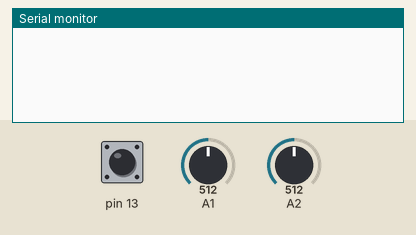
This sketch was run on a simulated Arduino Uno, built with avr-gcc and run on an emulated ATmega328P. Parts: the last lines printed to the serial monitor. The inputs (shaded band) are chosen by the test bench; at power-on: pin 13 HIGH, A1 = 512, A2 = 512.

Above: at 1.2 s.
1.3 s: pin 13 pulled LOW for 0.15 s
At 2.1 s:
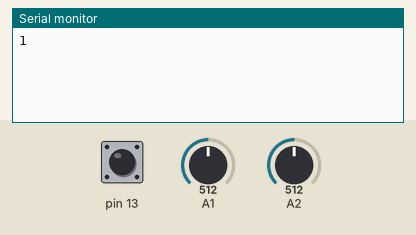
3.8 s: A1 set to 716
At 4.5 s:
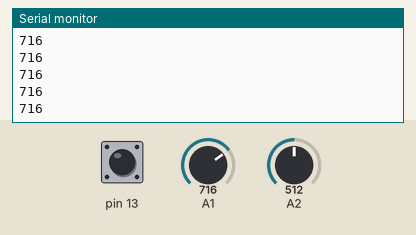
5.3 s: pin 13 pulled LOW for 1 s
At 6.1 s:
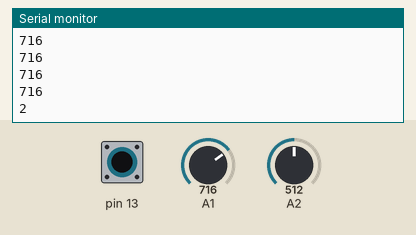
7.8 s: A2 set to 306
At 8.4 s:
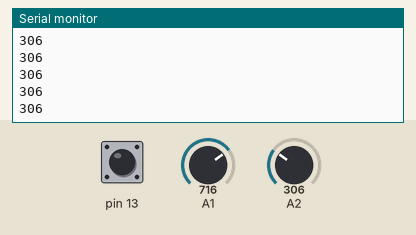
9.3 s: A2 set to 122
At 9.9 s:
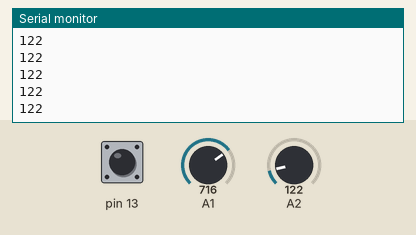
Timing chart, 0 to 11.8 s (numbered marks = the images above; inputs shaded):
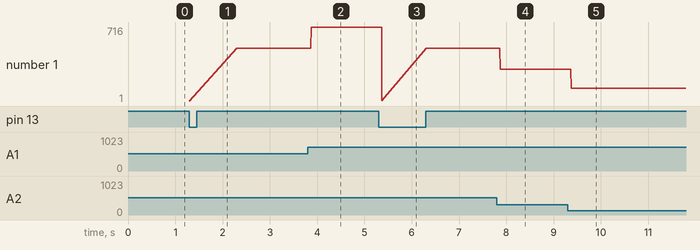

The sketch:

Switchcase_Reostat.ino
```cpp
int a=0;
void setup() {
  Serial.begin(9600);
  pinMode(13,INPUT_PULLUP);
}
//map что это, как 7 сделать
void loop() {
if(digitalRead(13)==0){
  a++;
  Serial.println(a);
  delay(1000);
  }
switch(a){
  case 1:{Serial.println(analogRead(1));break;} //можно без скобок?
  case 2:{Serial.println(analogRead(2));break;}
  default:{a=0;}
  }}
```

Measured:
- after the input at 1.3 s, the serial monitor: prints a new line at once (image 1)
- after the input at 3.8 s, the serial monitor: prints a new line after 0.07 s (image 2)
- after the input at 5.3 s, the serial monitor: prints a new line after 0.07 s (image 3)
- after the input at 7.8 s, the serial monitor: prints a new line after 0.07 s (image 4)
- after the input at 9.3 s, the serial monitor: prints a new line after 0.07 s (image 5)
- plotted number 1: 512 → 716 after the input at 3.8 s, 512 → 306 after the input at 7.8 s, 306 → 122 after the input at 9.3 s
